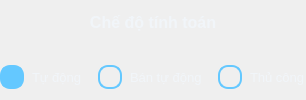
       <widget class="QWidget" name="modeSelector" native="true">
        <layout class="QVBoxLayout" name="modeSelectorLayout">
         <property name="spacing">
          <number>10</number>
         </property>
         <property name="leftMargin">
          <number>0</number>
         </property>
         <property name="topMargin">
          <number>0</number>
         </property>
         <property name="rightMargin">
          <number>0</number>
         </property>
         <property name="bottomMargin">
          <number>0</number>
         </property>
         <item>
          <widget class="QLabel" name="modeSelectorTitle">
           <property name="styleSheet">
            <string notr="true">font-size: 16px; font-weight: bold; color: #F1F5F9;</string>
           </property>
           <property name="text">
            <string>Chế độ tính toán</string>
           </property>
           <property name="alignment">
            <set>Qt::AlignCenter</set>
           </property>
          </widget>
         </item>
         <item>
          <widget class="QWidget" name="radioButtonsContainer" native="true">
           <layout class="QHBoxLayout" name="radioButtonsLayout">
            <property name="spacing">
             <number>15</number>
            </property>
            <property name="leftMargin">
             <number>0</number>
            </property>
            <property name="topMargin">
             <number>0</number>
            </property>
            <property name="rightMargin">
             <number>0</number>
            </property>
            <property name="bottomMargin">
             <number>0</number>
            </property>
            <item>
             <widget class="QRadioButton" name="autoRadio">
              <property name="styleSheet">
               <string notr="true">QRadioButton {
    color: #F1F5F9;
    font-size: 13px;
    font-family: 'Tahoma', Arial, sans-serif;
    spacing: 8px;
}
QRadioButton::indicator {
    width: 20px;
    height: 20px;
    border-radius: 10px;
    border: 2px solid #64C8FF;
    background-color: transparent;
}
QRadioButton::indicator:checked {
    background-color: #64C8FF;
    border: 2px solid #64C8FF;
}
QRadioButton:hover {
    color: #FFFFFF;
}</string>
              </property>
              <property name="text">
               <string>Tự động</string>
              </property>
              <property name="checked">
               <bool>true</bool>
              </property>
             </widget>
            </item>
            <item>
             <widget class="QRadioButton" name="semiAutoRadio">
              <property name="styleSheet">
               <string notr="true">QRadioButton {
    color: #F1F5F9;
    font-size: 13px;
    font-family: 'Tahoma', Arial, sans-serif;
    spacing: 8px;
}
QRadioButton::indicator {
    width: 20px;
    height: 20px;
    border-radius: 10px;
    border: 2px solid #64C8FF;
    background-color: transparent;
}
QRadioButton::indicator:checked {
    background-color: #64C8FF;
    border: 2px solid #64C8FF;
}
QRadioButton:hover {
    color: #FFFFFF;
}</string>
              </property>
              <property name="text">
               <string>Bán tự động</string>
              </property>
             </widget>
            </item>
            <item>
             <widget class="QRadioButton" name="manualRadio">
              <property name="styleSheet">
               <string notr="true">QRadioButton {
    color: #F1F5F9;
    font-size: 13px;
    font-family: 'Tahoma', Arial, sans-serif;
    spacing: 8px;
}
QRadioButton::indicator {
    width: 20px;
    height: 20px;
    border-radius: 10px;
    border: 2px solid #64C8FF;
    background-color: transparent;
}
QRadioButton::indicator:checked {
    background-color: #64C8FF;
    border: 2px solid #64C8FF;
}
QRadioButton:hover {
    color: #FFFFFF;
}</string>
              </property>
              <property name="text">
               <string>Thủ công</string>
              </property>
             </widget>
            </item>
           </layout>
          </widget>
         </item>
        </layout>
       </widget>
